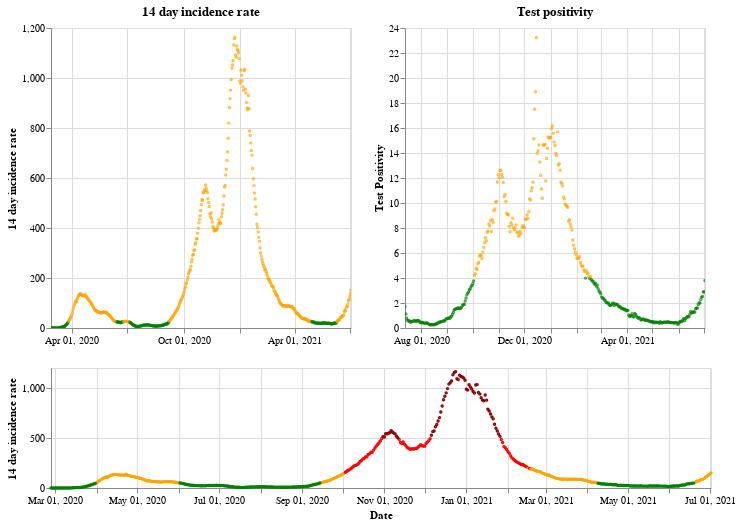

The cell this chart's notebook holds for it:
### Markdown cell above
## Wales

### Code cell
plot_traffic_light('Wales')

### Figure 1 — Vega-Lite specification as saved in the notebook (floating-point values rounded to 4 significant figures; data arrays with more than 128 entries replaced by an {"elided": "..."} marker saying what was removed)
{"config": {"view": {"continuousWidth": 400, "continuousHeight": 300}}, "vconcat": [{"hconcat": [{"mark": {"type": "point", "size": 2}, "encoding": {"color": {"condition": {"value": "green", "test": "(datum.twoWeeklyCasesRate <= 25)"}, "value": "orange"}, "tooltip": [{"type": "nominal", "field": "areaName"}, {"type": "temporal", "field": "date"}, {"type": "quantitative", "field": "twoWeeklyCasesRate"}, {"type": "quantitative", "field": "testPositivity"}], "x": {"type": "temporal", "axis": {"title": ""}, "field": "date", "scale": {"domain": {"selection": "DateBrush"}}, "timeUnit": "yearmonthdate"}, "y": {"type": "quantitative", "axis": {"title": "14 day incidence rate"}, "field": "twoWeeklyCasesRate"}}, "title": "14 day incidence rate", "width": 300}, {"mark": {"type": "point", "size": 2}, "encoding": {"color": {"condition": {"value": "green", "test": "(datum.testPositivity <= 4)"}, "value": "orange"}, "tooltip": [{"type": "nominal", "field": "areaName"}, {"type": "temporal", "field": "date"}, {"type": "quantitative", "field": "twoWeeklyCasesRate"}, {"type": "quantitative", "field": "testPositivity"}], "x": {"type": "temporal", "axis": {"title": ""}, "field": "date", "scale": {"domain": {"selection": "DateBrush"}}, "timeUnit": "yearmonthdate"}, "y": {"type": "quantitative", "axis": {"title": "Test Positivity"}, "field": "testPositivity"}}, "title": "Test positivity", "width": 300}]}, {"layer": [{"mark": {"type": "point", "size": 2}, "encoding": {"color": {"condition": {"value": "orange", "test": "(((datum.testPositivity < 4) && (datum.twoWeeklyCasesRate >= 50)) && (datum.twoWeeklyCasesRate < 200))"}, "value": "red"}, "opacity": {"condition": {"value": 1, "test": "((datum.twoWeeklyCasesRate >= 50) && (datum.twoWeeklyCasesRate < 500))"}, "value": 0}, "tooltip": [{"type": "nominal", "field": "areaName"}, {"type": "temporal", "field": "date"}, {"type": "quantitative", "field": "twoWeeklyCasesRate"}, {"type": "quantitative", "field": "testPositivity"}], "x": {"type": "temporal", "axis": {"title": "Date"}, "field": "date", "timeUnit": "yearmonthdate"}, "y": {"type": "quantitative", "axis": {"title": "14 day incidence rate"}, "field": "twoWeeklyCasesRate"}}, "selection": {"DateBrush": {"type": "interval", "encodings": ["x"], "fields": ["Time"]}}}, {"mark": {"type": "point", "size": 2}, "encoding": {"color": {"value": "darkred"}, "opacity": {"condition": {"value": 1, "test": "(datum.twoWeeklyCasesRate >= 500)"}, "value": 0}, "tooltip": [{"type": "nominal", "field": "areaName"}, {"type": "temporal", "field": "date"}, {"type": "quantitative", "field": "twoWeeklyCasesRate"}, {"type": "quantitative", "field": "testPositivity"}], "x": {"type": "temporal", "axis": {"title": "Date"}, "field": "date", "timeUnit": "yearmonthdate"}, "y": {"type": "quantitative", "axis": {"title": "14 day incidence rate"}, "field": "twoWeeklyCasesRate"}}}, {"mark": {"type": "point", "size": 2}, "encoding": {"color": {"condition": {"value": "green", "test": "((datum.testPositivity < 4) && (datum.twoWeeklyCasesRate < 50))"}, "value": "orange"}, "opacity": {"condition": {"value": 1, "test": "(datum.twoWeeklyCasesRate < 50)"}, "value": 0}, "tooltip": [{"type": "nominal", "field": "areaName"}, {"type": "temporal", "field": "date"}, {"type": "quantitative", "field": "twoWeeklyCasesRate"}, {"type": "quantitative", "field": "testPositivity"}], "x": {"type": "temporal", "axis": {"title": "Date"}, "field": "date", "timeUnit": "yearmonthdate"}, "y": {"type": "quantitative", "axis": {"title": "14 day incidence rate"}, "field": "twoWeeklyCasesRate"}}}], "height": 120, "width": 660}], "data": {"name": "data-c3716242a792f8e3d9d459b413d63310"}, "$schema": "https://vega.github.io/schema/vega-lite/v4.8.1.json", "datasets": {"data-c3716242a792f8e3d9d459b413d63310": {"elided": "492 records"}}}
